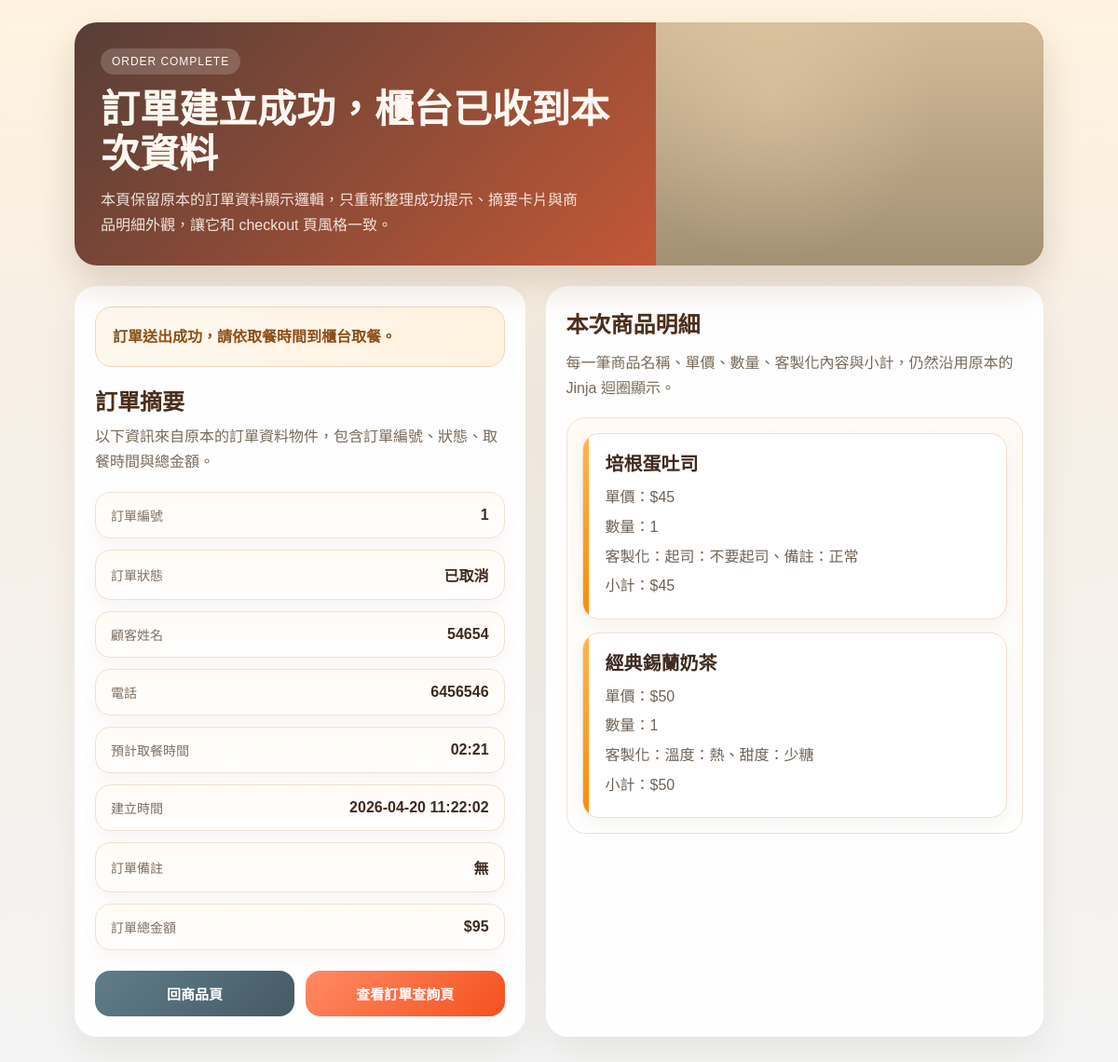
/order_success/1, run on the app's committed database.
### tables this page shows
CREATE TABLE orders ( -- 如果訂單主檔表不存在就建立
            id INTEGER PRIMARY KEY AUTOINCREMENT, -- 訂單流水號
            status TEXT NOT NULL DEFAULT 'pending', -- 訂單狀態
            total_amount INTEGER NOT NULL CHECK(total_amount >= 0), -- 訂單總金額
            item_count INTEGER NOT NULL CHECK(item_count >= 0), -- 訂單商品列數
            customer_name TEXT NOT NULL DEFAULT '', -- 顧客姓名
            phone TEXT NOT NULL DEFAULT '', -- 顧客電話
            pickup_time TEXT NOT NULL DEFAULT '', -- 預計取餐時間
            note TEXT NOT NULL DEFAULT '', -- 訂單備註
            created_at TEXT NOT NULL, -- 建立時間
            updated_at TEXT NOT NULL -- 更新時間
        );

CREATE TABLE order_items ( -- 如果訂單明細表不存在就建立
            id INTEGER PRIMARY KEY AUTOINCREMENT, -- 訂單明細流水號
            order_id INTEGER NOT NULL, -- 訂單主檔 id
            product_id INTEGER NOT NULL, -- 商品 id
            product_name TEXT NOT NULL, -- 商品名稱快照
            price INTEGER NOT NULL CHECK(price >= 0), -- 商品單價快照
            quantity INTEGER NOT NULL CHECK(quantity > 0), -- 商品數量
            options_text TEXT NOT NULL DEFAULT '', -- 選項顯示文字快照
            option_ids TEXT NOT NULL DEFAULT '', -- 選項 id 字串快照
            subtotal INTEGER NOT NULL CHECK(subtotal >= 0), -- 商品小計
            FOREIGN KEY(order_id) REFERENCES orders(id) ON DELETE CASCADE -- 訂單刪掉時明細一起刪掉
        );

### app.py (the view)
@app.route("/order_success/<int:order_id>")
def order_success_page(order_id: int):
    order = get_order_by_id(order_id)
    if order is None:
        abort(404)
    items = get_order_items(order_id)
    return render_template("order_success.html", order=enrich_order(order), items=items)

### app.py (called while the page is built)
def get_db() -> sqlite3.Connection:
    if "db" not in g:
        db = sqlite3.connect(DATABASE, timeout=10)
        db.row_factory = sqlite3.Row
        db.execute("PRAGMA journal_mode=WAL")  # 開 WAL，讓讀寫同時進行時比較穩
        db.execute("PRAGMA foreign_keys=ON")  # 開外鍵，避免主表刪掉後明細還留著
        g.db = db
    return g.db

def row_to_dict(row: sqlite3.Row) -> dict[str, Any]:
    return dict(row)

def status_text(status: str) -> str:
    return STATUS_LABELS.get(status, status)

def enrich_order(order: dict[str, Any]) -> dict[str, Any]:
    order["status_text"] = status_text(str(order.get("status", "")))
    order["next_statuses"] = ALLOWED_TRANSITIONS.get(str(order.get("status", "")), [])
    order["next_status_labels"] = {key: status_text(key) for key in order["next_statuses"]}
    return order

def get_order_by_id(order_id: int) -> dict[str, Any] | None:
    db = get_db()
    row = db.execute(
        """
        SELECT id, status, total_amount, item_count, customer_name, phone, pickup_time, note, created_at, updated_at
        FROM orders
        WHERE id = ?
        """,
        (order_id,),
    ).fetchone()
    return row_to_dict(row) if row else None

def get_order_items(order_id: int) -> list[dict[str, Any]]:
    db = get_db()
    rows = db.execute(
        """
        SELECT id, product_id, product_name, price, quantity, options_text AS options, option_ids, subtotal
        FROM order_items
        WHERE order_id = ?
        ORDER BY id ASC
        """,
        (order_id,),
    ).fetchall()
    return [row_to_dict(row) for row in rows]

### templates/order_success.html (shortened to what this page needs)
<!DOCTYPE html>
<html lang="zh-Hant">
<head>
</head>
<body>
    <div class="page-shell">
        <div class="hero">
            <div class="hero-content">
                <div class="hero-label">ORDER COMPLETE</div>
                <h1>訂單建立成功，櫃台已收到本次資料</h1>
                <p>本頁保留原本的訂單資料顯示邏輯，只重新整理成功提示、摘要卡片與商品明細外觀，讓它和 checkout 頁風格一致。</p>
            </div>
            <div class="hero-art"></div>
        </div>
        <div class="layout">
            <div class="panel">
                <div class="success">訂單送出成功，請依取餐時間到櫃台取餐。</div>
                <h2 class="section-title">訂單摘要</h2>
                <p class="section-tip">以下資訊來自原本的訂單資料物件，包含訂單編號、狀態、取餐時間與總金額。</p>
                <div class="summary">
                    <div class="row"><span class="label">訂單編號</span><span class="value">{{ order.id }}</span></div>
                    <div class="row"><span class="label">訂單狀態</span><span class="value">{{ order.status_text }}</span></div>
                    <div class="row"><span class="label">顧客姓名</span><span class="value">{{ order.customer_name }}</span></div>
                    <div class="row"><span class="label">電話</span><span class="value">{{ order.phone }}</span></div>
                    <div class="row"><span class="label">預計取餐時間</span><span class="value">{{ order.pickup_time }}</span></div>
                    <div class="row"><span class="label">建立時間</span><span class="value">{{ order.created_at }}</span></div>
                    <div class="row"><span class="label">訂單備註</span><span class="value">{{ order.note if order.note else "無" }}</span></div>
                    <div class="row"><span class="label">訂單總金額</span><span class="value">${{ order.total_amount }}</span></div>
                </div>
                <div class="btn-area">
                    <button class="btn product-btn" onclick="goProduct()">回商品頁</button>
                    <button class="btn orders-btn" onclick="goOrderList()">查看訂單查詢頁</button>
                </div>
            </div>
            <div class="panel">
                <div class="title">本次商品明細</div>
                <p class="section-tip">每一筆商品名稱、單價、數量、客製化內容與小計，仍然沿用原本的 Jinja 迴圈顯示。</p>
                <div class="items-shell">
                    {% for item in items %}
                    <div class="item">
                        <div class="name">{{ item.product_name }}</div>
                        <div class="text">單價：${{ item.price }}</div>
                        <div class="text">數量：{{ item.quantity }}</div>
                        <div class="text">客製化：{{ item.options }}</div>
                        <div class="text">小計：${{ item.subtotal }}</div>
                    </div>
                    {% endfor %}
                </div>
            </div>
        </div>
    </div>
</body>
</html>

### data on the page
orders: id "1", customer_name "54654", phone "6456546", pickup_time "02:21", created_at "2026-04-20 11:22:02", note "無", total_amount "95"
order_items: product_name "培根蛋吐司", price "45", quantity "1", options "起司：不要起司、備註：正常", subtotal "45"
order_items: product_name "經典錫蘭奶茶", price "50", quantity "1", options "溫度：熱、甜度：少糖", subtotal "50"

### other printed values
{{ order.status_text }} "已取消"
